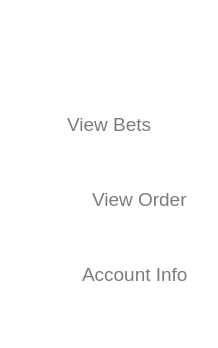
       <widget class="QFrame" name="navi_panel">
        <property name="sizePolicy">
         <sizepolicy hsizetype="Expanding" vsizetype="Expanding">
          <horstretch>1</horstretch>
          <verstretch>0</verstretch>
         </sizepolicy>
        </property>
        <property name="styleSheet">
         <string notr="true">QFrame{
	background:rgb(255, 255, 255);
	border:none;
}</string>
        </property>
        <property name="frameShape">
         <enum>QFrame::StyledPanel</enum>
        </property>
        <property name="frameShadow">
         <enum>QFrame::Raised</enum>
        </property>
        <layout class="QVBoxLayout" name="verticalLayout_2">
         <property name="spacing">
          <number>30</number>
         </property>
         <property name="leftMargin">
          <number>30</number>
         </property>
         <property name="topMargin">
          <number>20</number>
         </property>
         <property name="rightMargin">
          <number>30</number>
         </property>
         <item>
          <widget class="QFrame" name="frame_13">
           <property name="styleSheet">
            <string notr="true">border:none;</string>
           </property>
           <property name="frameShape">
            <enum>QFrame::StyledPanel</enum>
           </property>
           <property name="frameShadow">
            <enum>QFrame::Raised</enum>
           </property>
           <layout class="QHBoxLayout" name="horizontalLayout_11">
            <item>
             <widget class="QLabel" name="label">
              <property name="sizePolicy">
               <sizepolicy hsizetype="Fixed" vsizetype="Minimum">
                <horstretch>0</horstretch>
                <verstretch>0</verstretch>
               </sizepolicy>
              </property>
              <property name="minimumSize">
               <size>
                <width>100</width>
                <height>24</height>
               </size>
              </property>
              <property name="maximumSize">
               <size>
                <width>100</width>
                <height>24</height>
               </size>
              </property>
              <property name="baseSize">
               <size>
                <width>100</width>
                <height>24</height>
               </size>
              </property>
              <property name="text">
               <string/>
              </property>
              <property name="pixmap">
               <pixmap resource="resources.qrc">:/Images/XPACE_LOGO.png</pixmap>
              </property>
              <property name="scaledContents">
               <bool>true</bool>
              </property>
              <property name="wordWrap">
               <bool>true</bool>
              </property>
             </widget>
            </item>
            <item>
             <spacer name="horizontalSpacer_2">
              <property name="orientation">
               <enum>Qt::Horizontal</enum>
              </property>
              <property name="sizeHint" stdset="0">
               <size>
                <width>40</width>
                <height>20</height>
               </size>
              </property>
             </spacer>
            </item>
           </layout>
          </widget>
         </item>
         <item>
          <spacer name="verticalSpacer_3">
           <property name="orientation">
            <enum>Qt::Vertical</enum>
           </property>
           <property name="sizeType">
            <enum>QSizePolicy::Fixed</enum>
           </property>
           <property name="sizeHint" stdset="0">
            <size>
             <width>20</width>
             <height>10</height>
            </size>
           </property>
          </spacer>
         </item>
         <item>
          <widget class="QFrame" name="frame_2">
           <property name="sizePolicy">
            <sizepolicy hsizetype="MinimumExpanding" vsizetype="MinimumExpanding">
             <horstretch>0</horstretch>
             <verstretch>0</verstretch>
            </sizepolicy>
           </property>
           <property name="minimumSize">
            <size>
             <width>0</width>
             <height>0</height>
            </size>
           </property>
           <property name="maximumSize">
            <size>
             <width>16777215</width>
             <height>45</height>
            </size>
           </property>
           <property name="styleSheet">
            <string notr="true">QFrame{
	border:none;
	color:rgb(124,124,124);
}
QFrame:hover{
	color: rgb(64, 86, 255);
}
</string>
           </property>
           <property name="frameShape">
            <enum>QFrame::StyledPanel</enum>
           </property>
           <property name="frameShadow">
            <enum>QFrame::Raised</enum>
           </property>
           <layout class="QHBoxLayout" name="horizontalLayout">
            <property name="spacing">
             <number>30</number>
            </property>
            <property name="leftMargin">
             <number>0</number>
            </property>
            <property name="topMargin">
             <number>0</number>
            </property>
            <property name="rightMargin">
             <number>0</number>
            </property>
            <property name="bottomMargin">
             <number>0</number>
            </property>
            <item>
             <widget class="QLabel" name="label_2">
              <property name="maximumSize">
               <size>
                <width>35</width>
                <height>35</height>
               </size>
              </property>
              <property name="text">
               <string/>
              </property>
              <property name="pixmap">
               <pixmap resource="resources.qrc">:/Images/cajas.png</pixmap>
              </property>
              <property name="scaledContents">
               <bool>true</bool>
              </property>
             </widget>
            </item>
            <item>
             <widget class="QPushButton" name="view_bets_button">
              <property name="sizePolicy">
               <sizepolicy hsizetype="MinimumExpanding" vsizetype="MinimumExpanding">
                <horstretch>0</horstretch>
                <verstretch>0</verstretch>
               </sizepolicy>
              </property>
              <property name="minimumSize">
               <size>
                <width>0</width>
                <height>45</height>
               </size>
              </property>
              <property name="font">
               <font>
                <pointsize>14</pointsize>
               </font>
              </property>
              <property name="styleSheet">
               <string notr="true">QPushButton{
	border:none;
	text-align:left;
	color:rgb(124,124,124);
}
QPushButton:hover{
	color: rgb(64, 86, 255);
}


</string>
              </property>
              <property name="text">
               <string>View Bets</string>
              </property>
             </widget>
            </item>
           </layout>
          </widget>
         </item>
         <item>
          <widget class="QFrame" name="frame_3">
           <property name="sizePolicy">
            <sizepolicy hsizetype="MinimumExpanding" vsizetype="MinimumExpanding">
             <horstretch>0</horstretch>
             <verstretch>0</verstretch>
            </sizepolicy>
           </property>
           <property name="maximumSize">
            <size>
             <width>16777215</width>
             <height>45</height>
            </size>
           </property>
           <property name="styleSheet">
            <string notr="true">border:none;
</string>
           </property>
           <property name="frameShape">
            <enum>QFrame::StyledPanel</enum>
           </property>
           <property name="frameShadow">
            <enum>QFrame::Raised</enum>
           </property>
           <layout class="QHBoxLayout" name="horizontalLayout_4">
            <property name="spacing">
             <number>30</number>
            </property>
            <property name="leftMargin">
             <number>0</number>
            </property>
            <property name="topMargin">
             <number>0</number>
            </property>
            <property name="rightMargin">
             <number>0</number>
            </property>
            <property name="bottomMargin">
             <number>0</number>
            </property>
            <item>
             <widget class="QLabel" name="label_3">
              <property name="maximumSize">
               <size>
                <width>35</width>
                <height>35</height>
               </size>
              </property>
              <property name="text">
               <string/>
              </property>
              <property name="pixmap">
               <pixmap resource="resources.qrc">:/Images/box.png</pixmap>
              </property>
              <property name="scaledContents">
               <bool>true</bool>
              </property>
             </widget>
            </item>
            <item>
             <widget class="QPushButton" name="view_order_button">
              <property name="sizePolicy">
               <sizepolicy hsizetype="Minimum" vsizetype="MinimumExpanding">
                <horstretch>0</horstretch>
                <verstretch>0</verstretch>
               </sizepolicy>
              </property>
              <property name="minimumSize">
               <size>
                <width>0</width>
                <height>45</height>
               </size>
              </property>
              <property name="font">
               <font>
                <pointsize>14</pointsize>
               </font>
              </property>
              <property name="styleSheet">
               <string notr="true">QPushButton{
	border:none;
	text-align:left;
	color:rgb(124,124,124);
}
QPushButton:hover{
	color: rgb(64, 86, 255);
}


</string>
              </property>
              <property name="text">
               <string>View Order</string>
              </property>
             </widget>
            </item>
           </layout>
          </widget>
         </item>
         <item>
          <widget class="QFrame" name="frame_4">
           <property name="maximumSize">
            <size>
             <width>16777215</width>
             <height>45</height>
            </size>
           </property>
           <property name="styleSheet">
            <string notr="true">border:none;
</string>
           </property>
           <property name="frameShape">
            <enum>QFrame::StyledPanel</enum>
           </property>
           <property name="frameShadow">
            <enum>QFrame::Raised</enum>
           </property>
           <layout class="QHBoxLayout" name="horizontalLayout_10">
            <property name="spacing">
             <number>30</number>
            </property>
            <property name="leftMargin">
             <number>0</number>
            </property>
            <property name="topMargin">
             <number>0</number>
            </property>
            <property name="rightMargin">
             <number>0</number>
            </property>
            <property name="bottomMargin">
             <number>0</number>
            </property>
            <item>
             <widget class="QLabel" name="label_25">
              <property name="maximumSize">
               <size>
                <width>35</width>
                <height>35</height>
               </size>
              </property>
              <property name="text">
               <string/>
              </property>
              <property name="pixmap">
               <pixmap resource="resources.qrc">:/Images/etiqueta.png</pixmap>
              </property>
              <property name="scaledContents">
               <bool>true</bool>
              </property>
             </widget>
            </item>
            <item>
             <widget class="QPushButton" name="account_info_button">
              <property name="minimumSize">
               <size>
                <width>0</width>
                <height>45</height>
               </size>
              </property>
              <property name="font">
               <font>
                <pointsize>14</pointsize>
               </font>
              </property>
              <property name="styleSheet">
               <string notr="true">QPushButton{
	border:none;
	text-align:left;
	color:rgb(124,124,124);
}
QPushButton:hover{
	color: rgb(64, 86, 255);
}
</string>
              </property>
              <property name="text">
               <string>Account Info</string>
              </property>
             </widget>
            </item>
           </layout>
          </widget>
         </item>
         <item>
          <spacer name="verticalSpacer">
           <property name="orientation">
            <enum>Qt::Vertical</enum>
           </property>
           <property name="sizeHint" stdset="0">
            <size>
             <width>20</width>
             <height>40</height>
            </size>
           </property>
          </spacer>
         </item>
        </layout>
       </widget>
